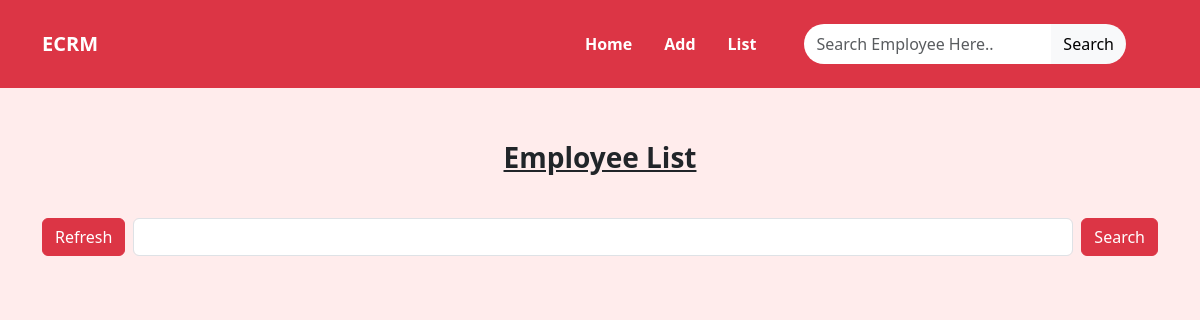
The app's page /employee/list/, older data.
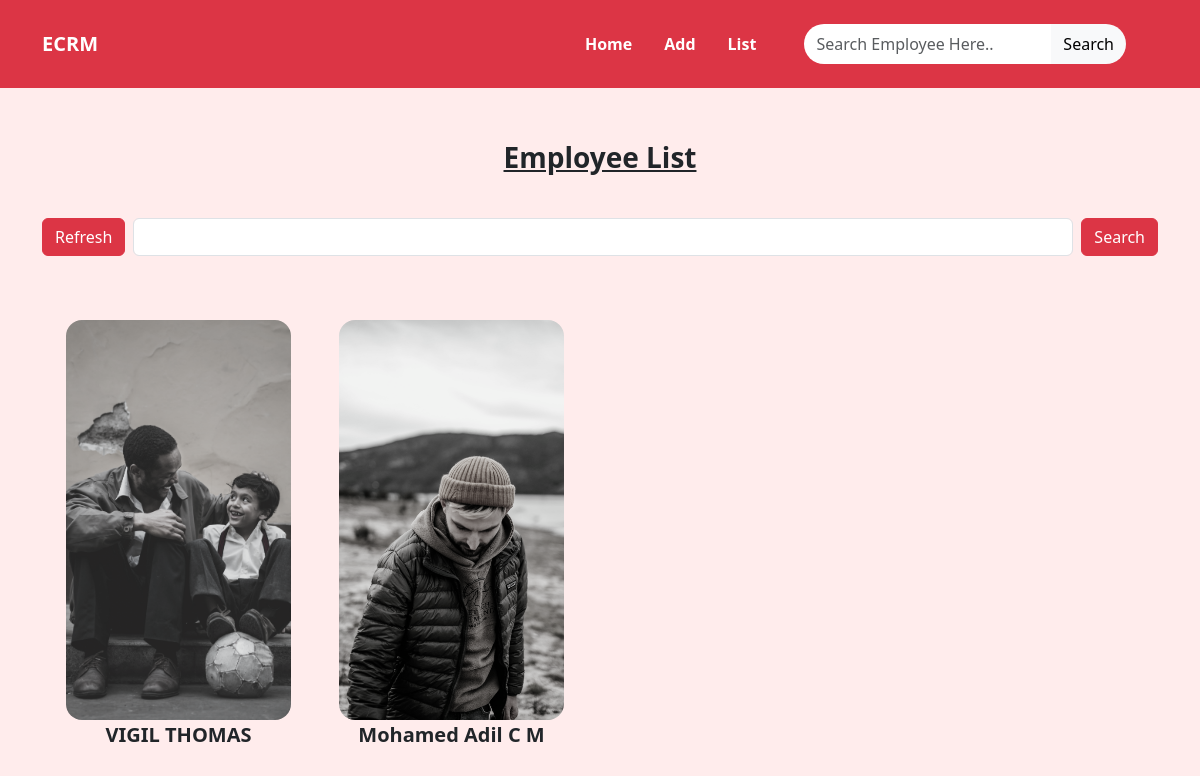
The same page, newer data.
### crm/models.py (models this page shows, shortened)
class Employees(models.Model):
    name=models.CharField(max_length=100)
    department=models.CharField(max_length=100)
    salary=models.PositiveBigIntegerField()
    email=models.EmailField(unique=True)
    age=models.PositiveBigIntegerField()
    phone = models.IntegerField()
    profile_pic = models.ImageField(upload_to="assests/emp_img",null=True)

### crm/views.py (the view, shortened to what this page needs)
# urls.py: path('employee/list/', views.ViewEmpList.as_view(), name="view_emp"),
class ViewEmpList(View):
    def get(self,request,*args,**kwargs):
        datas=Employees.objects.all()
        return render(request,"emp_list.html",{"datas":datas})

### crm/templates/emp_list.html (shortened to what this page needs)
{%extends 'base.html'%}
{%block body_block%}
<div class="container text-center">
    <p class="fw-bold fs-3 text-decoration-underline mt-5">Employee List</p><br>
    <form class="d-flex mb-5" role="search" method="post">
        <a class="btn btn-danger " href="{% url 'view_emp' %}">Refresh</a>
        <input class="form-control mx-2" name="box" value="{{name}}">
        <button class="btn btn-danger" type="submit">Search</button>
    </form>
    <div class="container row">
        {% for data in datas %}
        <div class="col-lg-3 col-md-6 col-sm-6 mt-3 mycard  ">
            <a href="{% url 'detail_emp' data.id %}" class="text-decoration-none text-dark" >
                <div class=" mycard2 ">
                    {%if data.profile_pic%}
                    <img src="{{data.profile_pic.url}}" class=" mycard_img  img-fluid rounded-4" alt="Employee Profile">
                    {%endif%}
                </div>
                <div class="fs-5 fw-bold">{{data.name}}</div>
            </a>
        </div>
        {% endfor %}
    </div>
</div>
{%endblock%}

### crm/templates/base.html (shortened to what this page needs)
<!DOCTYPE html>
<html lang="en">
<head>
    <link href="https://cdn.jsdelivr.net/npm/bootstrap@5.3.2/dist/css/bootstrap.min.css" rel="stylesheet"
>
    <link rel="stylesheet" href="https://cdnjs.cloudflare.com/ajax/libs/font-awesome/6.4.2/css/all.min.css"
 />
</head>
<body>
    <nav class="navbar navbar-expand-lg bg-danger p-3">
        <div class="container">
            <a class="navbar-brand text-white fw-bold" href="{% url 'home' %}">ECRM</a>
            <div class="collapse navbar-collapse" id="navbarNav">
                <ul class="navbar-nav ms-auto fs-6 fw-bold">
                    <li class="nav-item mx-2">
                        <a class="nav-link text-white text-center " href="{% url 'home' %}">Home</a>
                    </li>
                    <li class="nav-item mx-2">
                        <a class="nav-link text-white text-center " href="{% url 'add_emp' %}">Add</a>
                    </li>
                    <li class="nav-item mx-2">
                        <a class="nav-link text-white text-center " href="{% url 'view_emp' %}"> List</a>
                    </li>
                </ul>
                <form class="d-flex mx-4 p-2" role="search" method="post" action="{% url 'view_emp' %}">
                    <input class="form-control p-2" style="border: none;border-radius:20px 0  0 20px;" name="box" placeholder=" Search Employee Here..">
                    <button class="btn btn-light" style="border: none;border-radius: 0 20px 20px 0;" type="submit">Search</button>
                </form>
            </div>
        </div>
    </nav>
    {%block body_block%}
    {%endblock%}
</body>
</html>

### crm/templates/base.html (style rules this page uses)
body { background-color: #ffecec; height: 100vh; }

### crm/templates/emp_list.html (style rules this page uses)
.mycard_img { width: 90%; object-fit: cover; height: 400px; filter: grayscale(90%); }

Row changes from the older to the newer data that the page shows:
added Employees: profile_pic (picture), name "VIGIL THOMAS"
added Employees: profile_pic (picture), name "Mohamed Adil C M"
